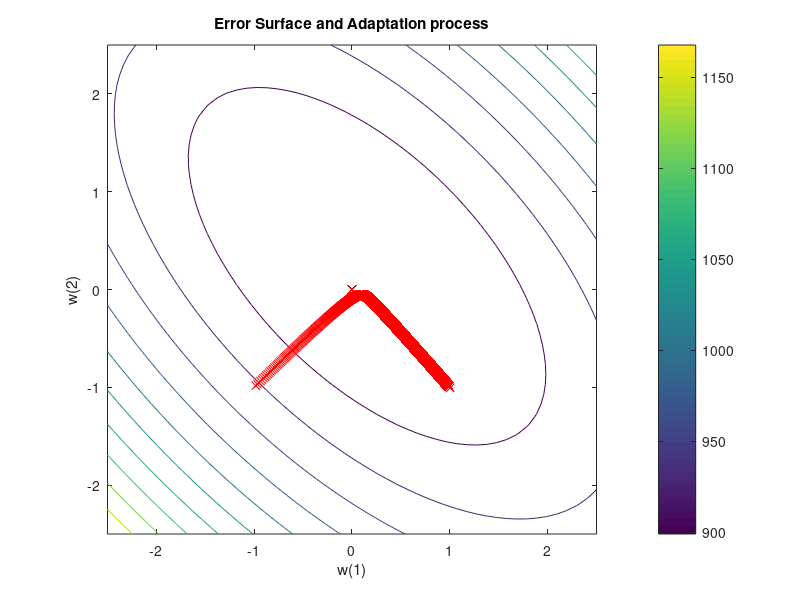
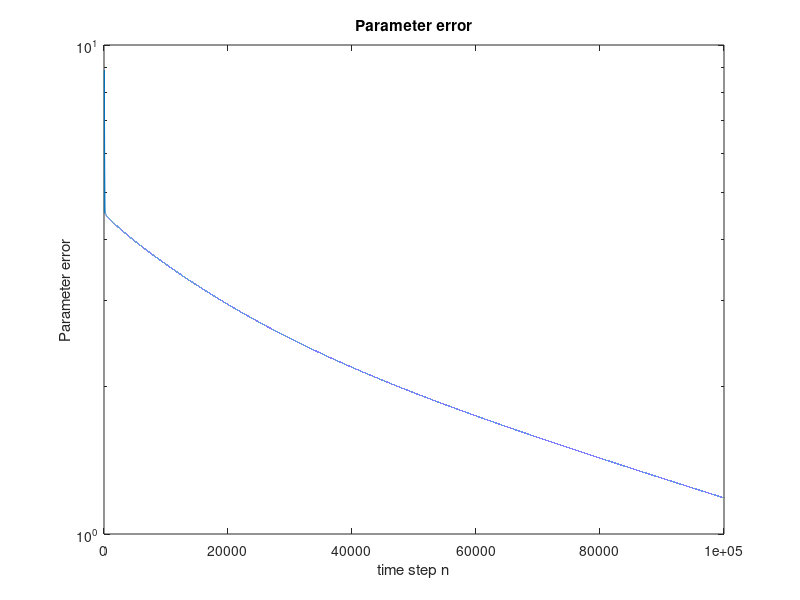

Here is the MATLAB script that generated these plots, in order:
%Noise cancelling for given signal. Output - Music track

clear all
close all
n=60;   %number of co-effs
iter=220500; %number of signals length
k=1000; %iterations
load('noise.mat');
load('sound.mat');
p=zeros(n,1);
p(1)=0.8;

ar=xcorr(u,u,n-1,'unbiased'); %Finding cross-correlation matrix for noise u
ar=ar(n:(2*n-1)); 

R=toeplitz(ar);  %R size of 60x60 (autocorrelation matrix )
w0=R\p;          %optimum wiener filter vector
    
y=zeros(iter,1);  %initial values for y signal
s = [0; u];         
w1=repmat(-1,60,1);   %Initial values for w1 vector (Wiener Coefficients)
m=0.001;              %step for Steepest-Descent
wt = zeros([60,iter]); wt(:,1) = w0;  

for i=61:iter
  w1 = w1 + m*(p-R*w1);    %steepest descent for filter coefficients
  wt(:,i) = w1;
  y(i) = s(i:-1:i-59)' * w0;  %steepest descent algorith wiener coeff. 
end
y=[y(2:iter);0];

e=d-y;           %Getting cleared from noise signal
sound(e,Fs);     %listening to track

ei=eig(R);
maxV=max(ei)  %Max value of eigenvalues of vector R is 104.1767
              
%So minimum ì should be <2/maxV => ì<0.0192

%%%%%%%%%%%%%%%%%%%%
%% parameter error
figure(3)
wt1=wt(1:60,1:100000);
we = (wt1 - w0*ones(1,100000)).^2;
e = sqrt(sum(we));

semilogy(e);
xlabel('time step n');
ylabel('Parameter error');
title('Parameter error');

%% contour curves and trajectories
L = 50;
ww = linspace(-2.5,2.5,50);

J = zeros([L,L]);
sigma2d = 0.1;
%wp = [ww(1); ww(1);];
wp=ones(1,60);
%return
% Construct the error surface
for i=1:L
  for k=1:L
    wp(1) = ww(i);wp(2)= ww(k);
    %wp = ww;
    J(k,i)=(2*p')*(wp') + wp*R*wp';
  end
end

min_J = min(J(:));
max_J = max(J(:));

levels = linspace(min_J,max_J,12);

figure(2)
contour(ww, ww, J, levels); axis square
hold on

plot(wt(1,:), wt(2,:), 'xr--');
hold off
colorbar
xlabel('w(1)');
ylabel('w(2)');
title('Error Surface and Adaptation process');

%%%%%%%%%%%%%%%%%%%%%%%%%%%%%%%%%%%%%%%%%

